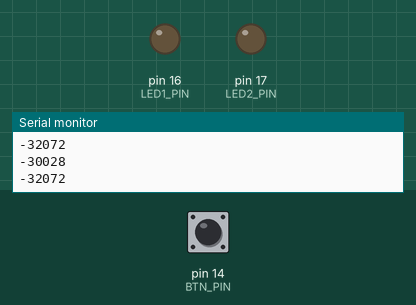
Recording of a sketch running on a simulated Arduino Uno, built with avr-gcc and run on an emulated ATmega328P. Shown: output pins drawn as LEDs (lit = HIGH), the last lines printed to the serial monitor. The inputs (shaded band) are chosen by the test bench; at power-on: pin 14 (BTN_PIN) HIGH. The local clock reads 2024-03-15 10:24:30 at power-on unless the sketch sets it.

Above: at 2.7 s.
2.8 s: pin 14 (BTN_PIN) pulled LOW for 0.15 s
At 3.3 s:
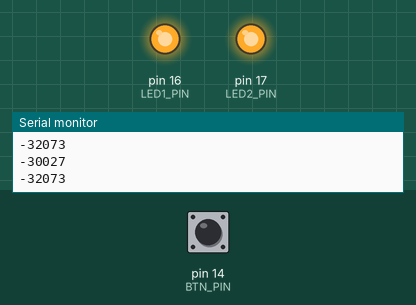
4.4 s: pin 14 (BTN_PIN) pulled LOW for 1 s
At 5.7 s:
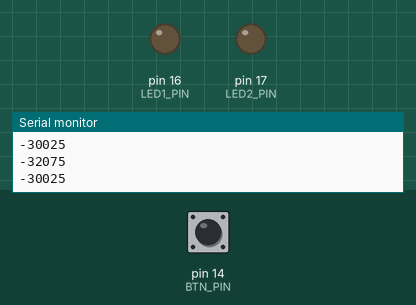
6.9 s: pin 14 (BTN_PIN) pulled LOW for 3.2 s
At 8.0 s:
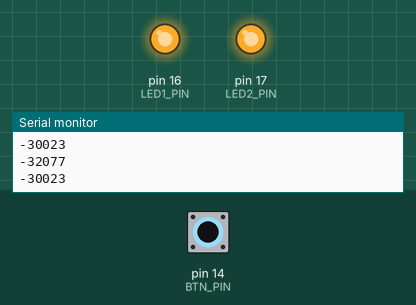
Timing chart, 0 to 9.9 s (numbered marks = the images above; inputs shaded):
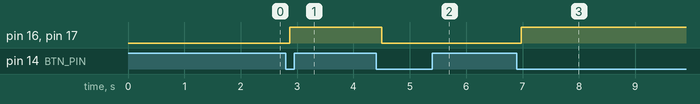

Measured:
- after the input at 2.8 s, pin 16 (LED1_PIN), pin 17 (LED2_PIN): LOW → HIGH after 0.07 s
- after the input at 4.4 s, pin 16 (LED1_PIN), pin 17 (LED2_PIN): HIGH → LOW after 0.10 s
- after the input at 6.9 s, pin 16 (LED1_PIN), pin 17 (LED2_PIN): LOW → HIGH after 0.08 s

The sketch:

NightLight.ino
```cpp
#include "RTClib.h"
#include <ezButton.h>

#define LED1_PIN 16
#define LED2_PIN 17
#define BTN_PIN 14

char daysOfTheWeek[7][12] = {"Sunday", "Monday", "Tuesday", "Wednesday", "Thursday", "Friday", "Saturday"};

// SET START/END TIMES HERE
// Normal hours
const int START_HOUR = 18;
const int START_MIN = 45;
const int END_HOUR = 1;
const int END_MIN = 30;
// Weekend
const int WEEKEND_END_HOUR = 2;
const int WEEKEND_END_MIN = 15;
// first warning time
const int FIRST_WARN_MIN = 5;
// final warning time
const unsigned int FINAL_WARN_MIN = 1;

bool switched_on = false;
bool switching_on = false;
bool switching_off = false;

TimeSpan first_warning_time = TimeSpan(0, 0, FIRST_WARN_MIN, 0);
TimeSpan final_warning_time = TimeSpan(0, 0, FINAL_WARN_MIN, 0);

RTC_DS1307 rtc;
ezButton button(BTN_PIN);  // create ezButton object that attach to pin 7;

volatile bool LEDs_on = false;

void setup() {
  pinMode(LED1_PIN, OUTPUT);
  pinMode(LED2_PIN, OUTPUT);
  pinMode(BTN_PIN, INPUT);
  button.setDebounceTime(50); // set debounce time to 50 milliseconds

  Serial.begin(9600);
  delay(1500); // wait for console opening

  if (! rtc.begin()) {
    Serial.println("Couldn't find RTC");
    while (1);
  }

  if (!rtc.isrunning()) {
    Serial.println("RTC lost power, lets set the time!");
  }

    // Comment out below lines once you set the date & time.
    // Following line sets the RTC to the date & time this sketch was compiled
    //rtc.adjust(DateTime(F(__DATE__), F(__TIME__)));
  print_time();
  Serial.println("Night light boot up complete.");
  //blink_first_warning();
  //delay(1000);
  //blink_final_warning();
  //fade_on();
}

void print_time(){
    DateTime now = rtc.now();

    Serial.println("Current Date & Time: ");
    Serial.print(now.year(), DEC);
    Serial.print('/');
    Serial.print(now.month(), DEC);
    Serial.print('/');
    Serial.print(now.day(), DEC);
    Serial.print(" (");
    Serial.print(daysOfTheWeek[now.dayOfTheWeek()]);
    Serial.print(") ");
    Serial.print(now.hour(), DEC);
    Serial.print(':');
    Serial.print(now.minute(), DEC);
    Serial.print(':');
    Serial.print(now.second(), DEC);
    Serial.println();
}

void fade_on(){
  for(unsigned int i = 0; i < 3000; i++){
    analogWrite(LED1_PIN,(i / 1000.0) * 255);
    analogWrite(LED2_PIN,(i / 1000.0) * 255);
    delay(1);
  }
}

void fade_off(){
  for(unsigned int i = 3000; i > 0; i--){
    analogWrite(LED1_PIN,(i / 1000.0) * 255);
    analogWrite(LED2_PIN,(i / 1000.0) * 255);
    delay(1);
  }
}

void blink_first_warning(){
  for(unsigned int i = 0; i < 6; i++){
    digitalWrite(LED1_PIN, LOW);
    digitalWrite(LED2_PIN, LOW);
    delay(250);
    digitalWrite(LED1_PIN, HIGH);
    digitalWrite(LED2_PIN, HIGH);
    delay(1000);
  }
}

void blink_final_warning(){
  for(unsigned int i = 0; i < 15; i++){
    digitalWrite(LED1_PIN, LOW);
    digitalWrite(LED2_PIN, LOW);
    delay(150);
    digitalWrite(LED1_PIN, HIGH);
    digitalWrite(LED2_PIN, HIGH);
    delay(150);
  }
}

void loop() {
    button.loop(); // MUST call the loop() function first

    DateTime now = rtc.now();
    DateTime first_warning = now + first_warning_time;
    DateTime final_warning = now + final_warning_time;

    // Check time
    unsigned int hour = now.hour();
    unsigned int min = now.minute();
    unsigned int fir_hour = first_warning.hour();
    unsigned int fir_min = first_warning.minute();
    unsigned int fir_sec = first_warning.second();
    unsigned int fin_hour = final_warning.hour();
    unsigned int fin_min = final_warning.minute();
    unsigned int fin_sec = final_warning.second();
    unsigned int dow = now.dayOfTheWeek();
    bool weekend = false;


    // TODO: better weekend calculation based on current time (eg. if before 12, after 12)
    if(dow == 0 || dow == 6){
      weekend = true;
    }

    DateTime off_time;
    DateTime on_time = DateTime(now.year(), now.month(), now.day(), START_HOUR, START_MIN, 0);
    if(hour < 9){
      on_time = on_time - TimeSpan(1, 0, 0, 0);
    }
    if(weekend){
      off_time = DateTime(now.year(), now.month(), now.day(), WEEKEND_END_HOUR, WEEKEND_END_MIN, 0);
      if(hour > 12 && WEEKEND_END_HOUR >= 0 && WEEKEND_END_HOUR < 12){
        off_time = off_time + TimeSpan(1, 0, 0, 0);
      }
    } else {
      off_time = DateTime(now.year(), now.month(), now.day(), END_HOUR, END_MIN, 0);
      if(hour > 12 && END_HOUR >= 0 && END_HOUR < 12){
        off_time = off_time + TimeSpan(1, 0, 0, 0);
      }
    }

    // Same start hour regardless of weekend
    TimeSpan start_diff = now - on_time;
    TimeSpan end_diff = off_time - now;
    Serial.println(start_diff.totalseconds());
    Serial.println(end_diff.totalseconds());
    if(start_diff.totalseconds() >= 0 && end_diff.totalseconds() > 0){
      switching_on = true;
    }

    // Different end times depending if it is weekend or not
    if(!weekend){
      // First warning time
      if(fir_hour == END_HOUR && fir_min == END_MIN && fir_sec < 5){
        blink_first_warning();
      } /* Final warning time */
      else if(fin_hour == END_HOUR && fin_min == END_MIN && fin_sec < 5){
        blink_final_warning();
      } /* Actial end time */
      else if(hour == END_HOUR && min == END_MIN){
        switching_off = true;
      }
    } /* Special weekend end times */
    else if (weekend) {
      if(fir_hour == WEEKEND_END_HOUR && fir_min == WEEKEND_END_MIN && fir_sec < 5){
        blink_first_warning();
      } /* Final warning time */
      else if(fin_hour == WEEKEND_END_HOUR && fin_min == WEEKEND_END_MIN && fin_sec < 5){
        blink_final_warning();
      } /* Actial end time */
      else if(hour == WEEKEND_END_HOUR && min == WEEKEND_END_MIN){
        switching_off = true;
      }
    }

    // Fade on and off
    if(!LEDs_on && switching_on){
      fade_on();
      LEDs_on = true;
      switched_on = true;
      switching_on = false;
    } else if (LEDs_on && switching_off){
      fade_off();
      LEDs_on = false;
      switched_on = false;
      switching_off = false;
    }

    if(button.isPressed()) {

      switched_on = !switched_on;

      // control LED arccoding to the toggled sate
      digitalWrite(LED1_PIN, switched_on);
      digitalWrite(LED2_PIN, switched_on);
    }
}
```
